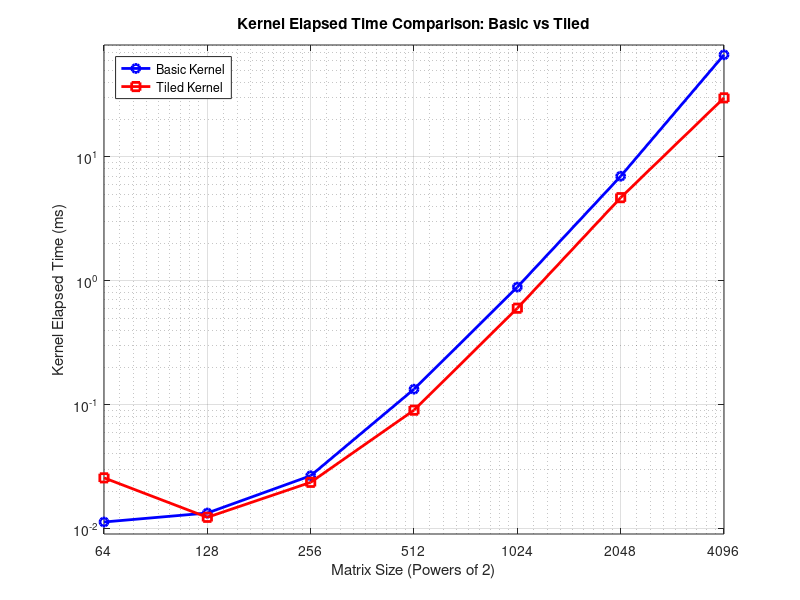

MATLAB code for this plot:
sizes = [64, 128, 256, 512, 1024, 2048, 4096];


basic_time = [0.011264, 0.013312, 0.026624, 0.133120, 0.888832, 6.980608, 66.746368];
tiled_time = [0.025600, 0.012288, 0.023552, 0.090112, 0.600064, 4.686848, 29.979649];


figure;
plot(sizes, basic_time, '-o', 'Color', 'b', 'LineWidth', 2, 'MarkerSize', 6); hold on;
plot(sizes, tiled_time, '-s', 'Color', 'r', 'LineWidth', 2, 'MarkerSize', 6);


set(gca, 'XScale', 'log', 'YScale', 'log');


xticks(sizes);
xticklabels(arrayfun(@num2str, sizes, 'UniformOutput', false));


xlabel('Matrix Size (Powers of 2)');
ylabel('Kernel Elapsed Time (ms)');
title('Kernel Elapsed Time Comparison: Basic vs Tiled');
legend('Basic Kernel', 'Tiled Kernel', 'Location', 'northwest');
grid on;


xlim([min(sizes) max(sizes)]);
ylim([min([basic_time, tiled_time])*0.8 max([basic_time, tiled_time])*1.2]);
